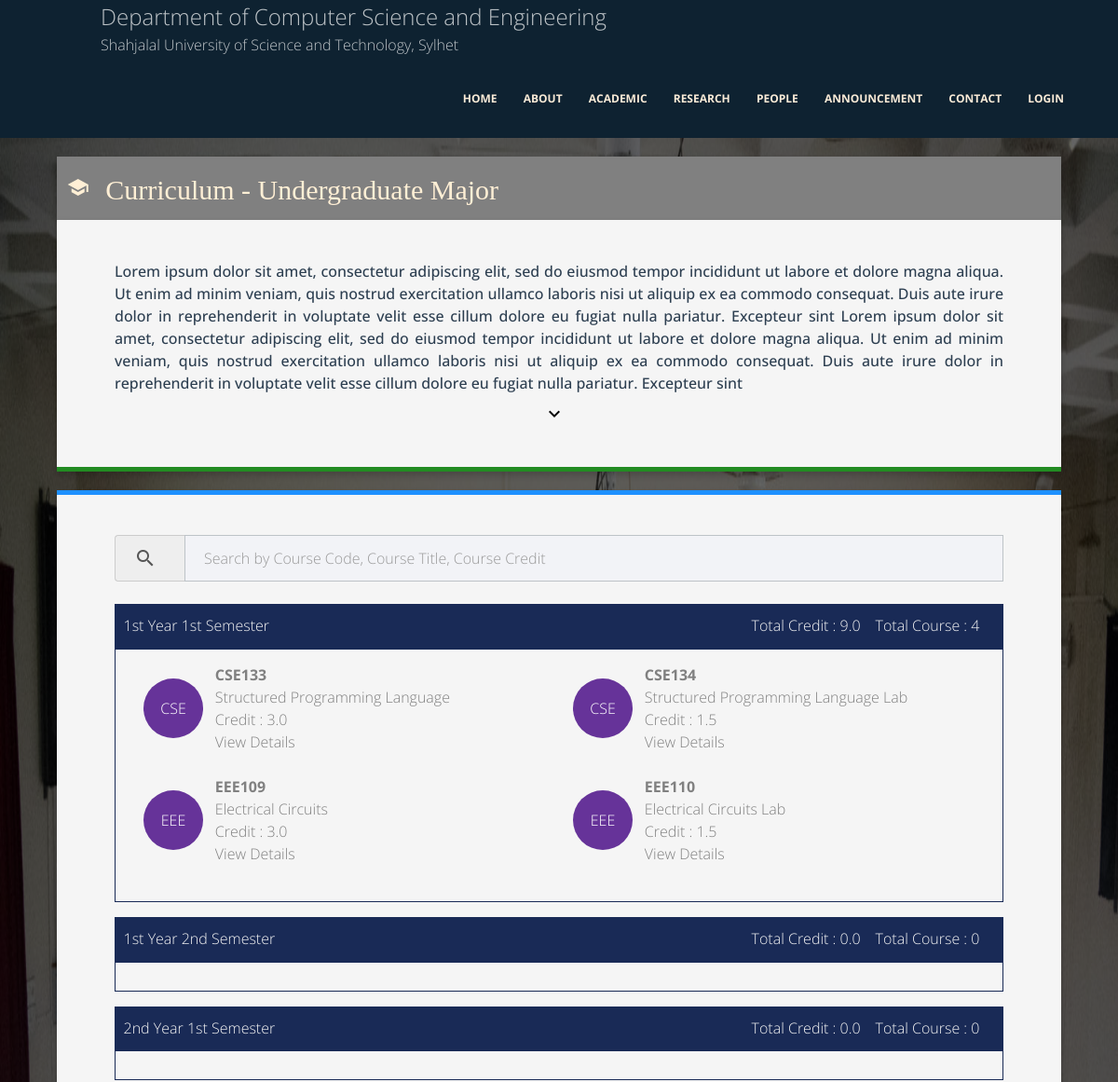
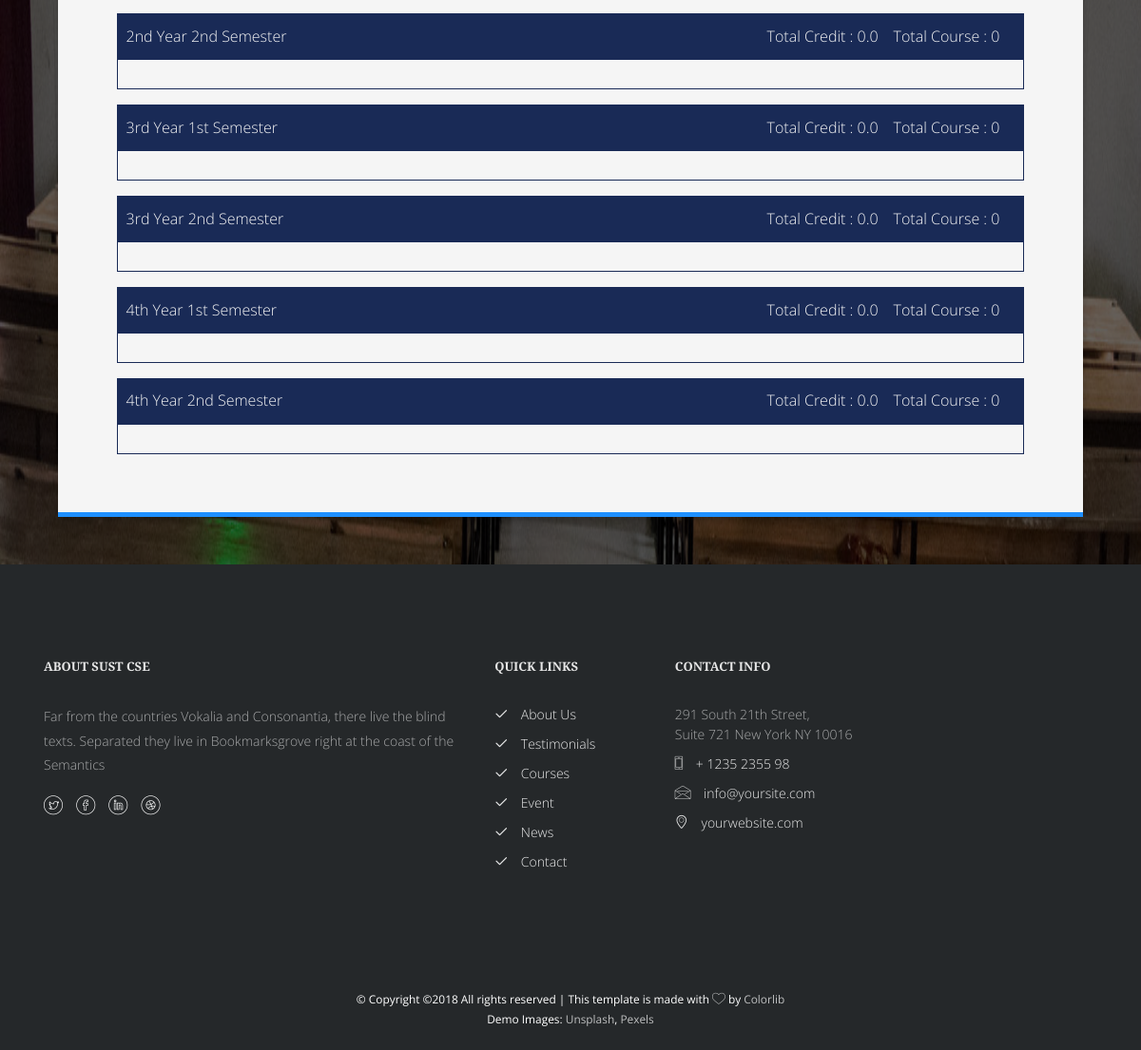
Page /curriculum/undergrad/major/ on the committed database (2 pictures, top to bottom).
### curriculum/models.py (models this page shows, shortened)
class Program(models.Model):
    program_name = models.CharField(max_length=100)
    details = RichTextField()

class Semester(models.Model):
    year_semester = models.CharField(max_length=10)
    def __str__(self):
        return self.year_semester

class Course(models.Model):
    COURSE_TYPES = (
        ('major', 'Major'),
        ('nonmajor', 'Non-Major'),
        ('elective', 'Elective'),
    )
    course_type = models.CharField(max_length=20, choices=COURSE_TYPES)
    course_code = models.CharField(max_length=20)
    course_title = models.CharField(max_length=100)
    course_details = models.TextField()
    course_credit = models.FloatField()
    program_name = models.ForeignKey(Program, null=True, on_delete=models.SET_NULL)
    year_semester = models.ForeignKey(Semester, null=True, on_delete=models.SET_NULL)
    def getDept(self):
        return self.course_code[0:3]

### curriculum/views.py (the view)
# urls.py: path('undergrad/major/', views.undergrad_major, name='cumajor'),
def undergrad_major(request):
    program = Program.objects.get(program_name="Undergraduate Major")
    courses = program.course_set.all()
    semesters = Semester.objects.all()
    totalCreditPerSemester = {}
    totalCoursePerSemester = {}
    for semester in semesters:
        totalCredit = 0.0
        totalCourse = 0
        for course in courses:
            if str(course.year_semester) == str(semester.year_semester):
                totalCredit += course.course_credit
                totalCourse += 1
        totalCreditPerSemester[semester.year_semester] = totalCredit
        totalCoursePerSemester[semester.year_semester] = totalCourse
    context = {'program': program, 'courses': courses, 'semesters':semesters, 'totalCreditPerSemester':totalCreditPerSemester, 'totalCoursePerSemester':totalCoursePerSemester}
    return render(request, 'curriculum/curriculum.html', context)

### templates/curriculum/curriculum.html (shortened to what this page needs)
{% extends 'base.html' %}
{% block content %}
<div class="curriculum-background">
    <div class="program-content-overlay">
        <div class="program-content">
            <div class="">
                <div class="row">
                    <div class="container">
                        <div class="col-md-12">
                            <h2 class="program-detail-card-header">
                                <i class="material-icons">school</i>
                                Curriculum - {{ program.program_name }}</h2>
                            <div class="classes class-single program-detail-header-card">
                                <div class="desc desc2 row">
                                    <div class="col-md-12 program-detail-container">
                                        <center class="faculty_detail_description">
                                            Lorem ipsum dolor sit amet, consectetur adipiscing elit, sed do eiusmod
                                            tempor
                                            incididunt ut labore et dolore magna aliqua. Ut enim ad minim veniam, quis
                                            nostrud exercitation ullamco laboris nisi ut aliquip ex ea commodo
                                            consequat.
                                            Duis aute irure dolor in reprehenderit in voluptate velit esse cillum dolore
                                            eu fugiat nulla pariatur. Excepteur sint Lorem ipsum dolor sit amet,
                                            consectetur
                                            adipiscing elit, sed do eiusmod tempor
                                            incididunt ut labore et dolore magna aliqua. Ut enim ad minim veniam, quis
                                            nostrud exercitation ullamco laboris nisi ut aliquip ex ea commodo
                                            consequat.
                                            Duis aute irure dolor in reprehenderit in voluptate velit esse cillum dolore
                                            eu fugiat nulla pariatur. Excepteur sint
                                        </center>
                                        <center>
                                            <a href="#curriculum-detail" style="color: black"><i class="material-icons">keyboard_arrow_down</i></a>
                                        </center>
                                    </div>
                                </div>
                            </div>
                        </div>
                    </div>
                </div>
            </div>
            <div id="curriculum-detail">
                <div class="row">
                    <div class="container">
                        <div class="col-md-12">
                            <div class="classes class-single curriculum-detail-container-card">
                                <div class="desc desc2 row">
                                    <div class="col-md-12 program-detail-container">
                                        <form>
                                            <div class="input-group">
                                                <span class="input-group-addon"><i
                                                        class="material-icons">search</i></span>
                                                <input style="border:1px solid #bdc3c7" id="searchItem" type="text"
                                                       class="form-control"
                                                       name="searchItem"
                                                       placeholder="Search by Course Code, Course Title, Course Credit"
                                                       data-toggle="hideseek" data-list=".list">
                                            </div>
                                            <br>
                                        </form>
                                        {% for semester in semesters %}
                                        <div class="curriculum-semester-card">
                                            <p class="semester-title" style="font-size: 1em;">
                                                {% if semester.year_semester == "1/1" %}
                                                1st Year 1st Semester
                                                {% elif semester.year_semester == "1/2" %}
                                                1st Year 2nd Semester
                                                {% elif semester.year_semester == "2/1" %}
                                                2nd Year 1st Semester
                                                {% elif semester.year_semester == "2/2" %}
                                                2nd Year 2nd Semester
                                                {% elif semester.year_semester == "3/1" %}
                                                3rd Year 1st Semester
                                                {% elif semester.year_semester == "3/2" %}
                                                3rd Year 2nd Semester
                                                {% elif semester.year_semester == "4/1" %}
                                                4th Year 1st Semester
                                                {% elif semester.year_semester == "4/2" %}
                                                4th Year 2nd Semester
                                                {% endif %}
                                                {% for k,v in totalCoursePerSemester.items %}
                                                {% if k == semester.year_semester %}
                                                <span class="total-course-credit"> Total Course : {{v}} </span>
                                                {% endif %}
                                                {% endfor %}
                                                {% for k,v in totalCreditPerSemester.items %}
                                                {% if k == semester.year_semester %}
                                                <span class="total-course-credit"> Total Credit : {{v}} </span>
                                                {% endif %}
                                                {% endfor %}
                                            </p>
                                            <div class="semester-courses">
                                                <div class="row list" style="margin: 15px;">
                                                    {% for course in courses %}
                                                        {% if course.year_semester.year_semester == semester.year_semester %}
                                                        <div class="col-md-1 col-sm-1 col-xs-1 ignore-me">
                                                            <span class="course-dept-circle ignore-me">{{course.getDept}}</span>
                                                        </div>
                                                        <div class="col-md-5 col-sm-11 col-xs-11 course">
                                                            <b>{{ course.course_code }}</b>
                                                            <br>
                                                            {{ course.course_title }}
                                                            <br>
                                                            Credit : {{ course.course_credit }}
                                                            <br>
                                                            <a data-toggle="modal" data-target="#{{course.course_code}}"
                                                               style="cursor: pointer">View Details</a>
                                                        </div>
                                                        {% endif %}
                                                    {% endfor %}
                                                </div>
                                            </div>
                                        </div>
                                        {% endfor %}
                                    </div>
                                </div>
                            </div>
                        </div>
                    </div>
                </div>
            </div>
            <br><br>
        </div>
    </div>
</div>
{% endblock %}

### static/css/people_style.css (style rules this page uses)
* { margin: 0px; padding: 0px; }
.program-detail-header-card { box-shadow: 0 4px 8px 0 rgba(0, 0, 0, 0.2); transition: 0.3s; background: whitesmoke; border-bottom: 5px solid forestgreen; }
.program-detail-card-header { box-shadow: 0 4px 8px 0 rgba(0, 0, 0, 0.2); transition: 0.3s; margin-top: 5%; font-weight: 100; padding: 1%; color: papayawhip; font-family: cursive; margin-bottom: unset; background: gray; }
.total-course-credit { float: right; margin-right: 1em; }
.container { padding: 2px 16px; }
.program-content-overlay { background: rgba(0, 0, 0, 0.6); }
.program-content { padding-top: 7em; }
.program-detail-container { margin-top: 1%; padding: 0% 5% 2% 5%; }
.material-icons { padding-right: 10px; margin-top: 1%; }
.faculty_detail_description { font-weight: 500; text-align: justify; color: #2c3e50; }

### static/css/curriculum_style.css (style rules this page uses)
.curriculum-background { background-image: url(../images/bg1.jpg); background-size: 100% 100%; background-attachment: fixed; }
.curriculum-detail-container-card { box-shadow: 0 4px 8px 0 rgba(0, 0, 0, 0.2); transition: 0.3s; background: whitesmoke; border-bottom: 5px solid dodgerblue; border-top: 5px solid dodgerblue; margin-top: 1em; }
.curriculum-semester-card { margin-bottom: 1em; }
.semester-title { padding: 1%; background: #192a56; color: whitesmoke; font-size: 1em; margin: 0px; }
.total-course-credit { float: right; margin-right: 1em; }
.semester-courses { border: 1px solid #192a56; }
.course-dept-circle { display: inline-block; background: rebeccapurple; color: white; width: 4em; height: 4em; line-height: 4em; text-align: center; border-radius: 100%; margin-top: 1em; }
.course { margin-bottom: 1.5em; }

### static/css/style.css (style rules this page uses)
body { font-family: "Open Sans", Arial, sans-serif; font-weight: 300; font-size: 16px; line-height: 1.5; color: gray; background: #fff; }
p { margin-bottom: 20px; }
h1, h2, h3, h4, h5, h6, figure { color: #000; font-family: "Playfair Display", Georgia, serif; font-weight: 400; margin: 0 0 20px 0; line-height: 1.5; }
.classes .desc { padding: 2em 1.5em 1.5em; }
.class-single blockquote, .class-single p { font-size: 20px; line-height: 1.8; }
.form-control { -webkit-box-shadow: none; -moz-box-shadow: none; -ms-box-shadow: none; -o-box-shadow: none; box-shadow: none; border: 1px solid #f0f0f0; font-size: 16px !important; font-weight: 300; background: #f2f3f7; -webkit-border-radius: 0px; -moz-border-radius: 0px; -ms-border-radius: 0px; border-radius: 0px; }
input[type="text"] { height: 50px; }

### rows in the picture
Program: program_name "Undergraduate Major"
Semester: year_semester "1st Year 1st Semester", totalCoursePerSemester "4", totalCreditPerSemester "9.0"
Course: getDept "CSE", course_code "CSE133", course_title "Structured Programming Language", course_credit "3.0"
Course: getDept "CSE", course_code "CSE134", course_title "Structured Programming Language Lab", course_credit "1.5"
Course: getDept "EEE", course_code "EEE109", course_title "Electrical Circuits", course_credit "3.0"
Course: getDept "EEE", course_code "EEE110", course_title "Electrical Circuits Lab", course_credit "1.5"
Semester: year_semester "1st Year 2nd Semester", totalCoursePerSemester "0", totalCreditPerSemester "0.0"
Semester: year_semester "2nd Year 1st Semester", totalCoursePerSemester "0", totalCreditPerSemester "0.0"
Semester: year_semester "2nd Year 2nd Semester", totalCoursePerSemester "0", totalCreditPerSemester "0.0"
Semester: year_semester "3rd Year 1st Semester", totalCoursePerSemester "0", totalCreditPerSemester "0.0"
Semester: year_semester "3rd Year 2nd Semester", totalCoursePerSemester "0", totalCreditPerSemester "0.0"
Semester: year_semester "4th Year 1st Semester", totalCoursePerSemester "0", totalCreditPerSemester "0.0"
Semester: year_semester "4th Year 2nd Semester", totalCoursePerSemester "0", totalCreditPerSemester "0.0"
